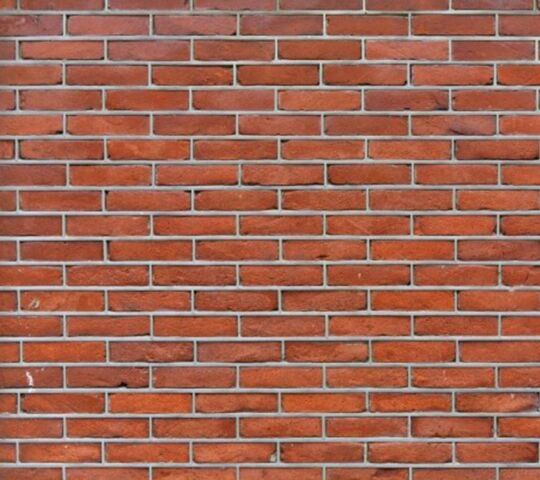
#> input picture Phase 2/Session 3/image.jpg, 540 x 480 px, found by its file name
$ python 'Subtask 1.py'
#> lines starting #> are read from the running program, lines starting #| are printed output that depends on the picture
import numpy as np
import matplotlib.pyplot as plt
import cv2

def convolve(image,kernel):
    k_l,k_w=kernel.shape
    if k_l%2 == 0 or k_w%2 == 0 :
        raise ValueError ("Kernl Dimensions must be odd")
    h_img,w_img=image.shape
    output=np.zeros((h_img,w_img))
    pad_h=k_l//2
    pad_w=k_w//2
    padded_img=np.pad(image,pad_width=((pad_h,pad_h),(pad_w,pad_w),),mode='constant',constant_values=0)
    filled_kernel=np.fliplr(np.flipud(kernel))
    for rows in range (image.shape[0]):
        for col in range (image.shape[1]):
            region=padded_img[rows:rows+k_l,col:col+k_w]
            output[rows,col]=np.sum(region*filled_kernel)
    return output

img =cv2.imread(r'C:\Users\AliAl\Desktop\my python\AUR-Training-25\Phase 2\Session 3\image.jpg', cv2.IMREAD_GRAYSCALE)
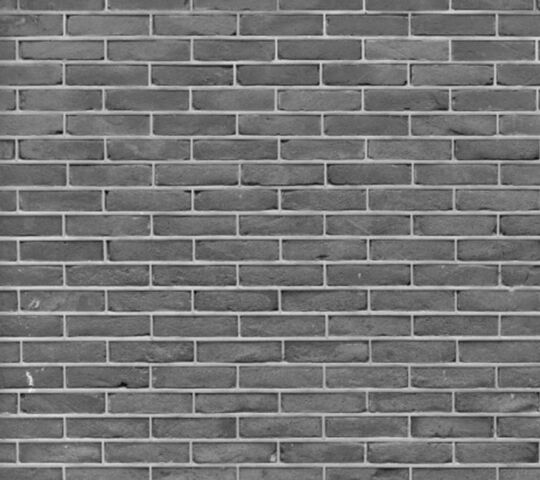
#> img: shape (480, 540); min 7, max 245, mean 117
fig, axes = plt.subplots(2, 2,figsize=(8, 8))

axes[0,0].imshow(img, cmap='gray')
axes[0,0].set_title('OriginalImage')
axes[0,0].axis('off')

axes[0,1].imshow(convolve(img, np.ones((5,5)) /25), cmap='gray')
#> in convolve, `padded_img=np.pad(image,pad_width=((pad_h,pad_h),(pad_w,pad_w),),mode=..`:
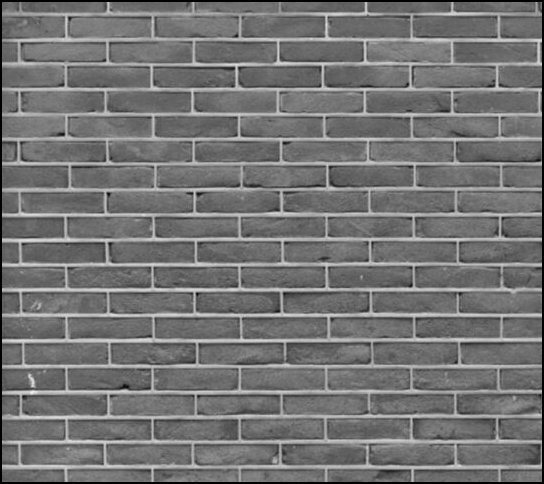
#> padded_img: shape (484, 544); min 0, max 245, mean 115.2
#> in convolve, `filled_kernel=np.fliplr(np.flipud(kernel))`: filled_kernel = [[0.04, 0.04, 0.04, 0.04, 0.04], [0.04, 0.04, 0.04, 0.04, 0.04], [0.04, 0.04, 0.04, 0.04, 0.04], [0.04, 0.04, 0.04, 0.04, 0.04], [0.04, 0.04, 0.04, 0.04, 0.04]]
#> after the loop in convolve, `for rows in range (image.shape[0]):`:
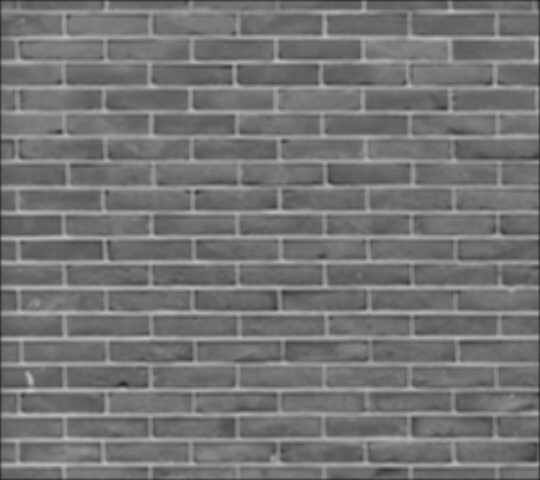
#> output: shape (480, 540) float64; min 33.04, max 201.6, mean 116.5
axes[0,1].set_title('Box Filter')
axes[0,1].axis('off')

axes[1,0].imshow(convolve(img, np.array([[-1, 0, 1],[-2, 0,2], [-1,0, 1]])),
cmap='gray')
#> in convolve (call 2), `padded_img=np.pad(image,pad_width=((pad_h,pad_h),(pad_w,pad_w),),mode=..`:
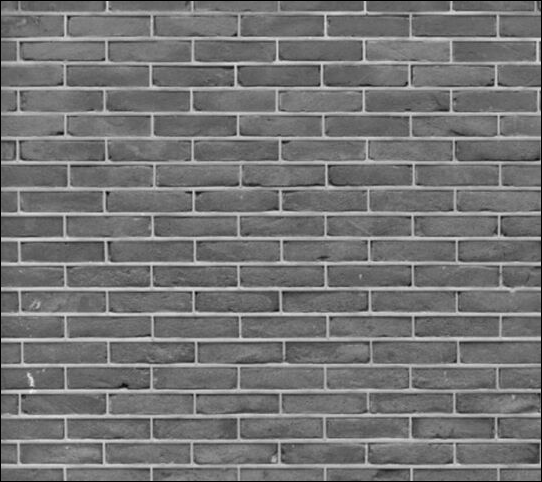
#> padded_img: shape (482, 542); min 0, max 245, mean 116.1
#> in convolve (call 2), `filled_kernel=np.fliplr(np.flipud(kernel))`: filled_kernel = [[1, 0, -1], [2, 0, -2], [1, 0, -1]]
#> after the loop in convolve (call 2), `for rows in range (image.shape[0]):`:
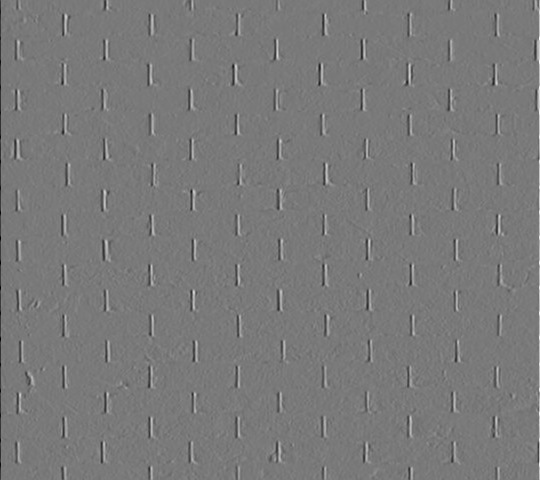
#> output: shape (480, 540) float64; min -750, max 818, mean -0.1; drawn with min black and max white
axes[1,0].set_title('HorizontalSobel Filter')
axes[1,0].axis('off')

axes[1,1].imshow(convolve(img, np.array([[-1,-2,-1],[0, 0,0], [1,2, 1]])),
cmap='gray')
#> in convolve (call 3), `filled_kernel=np.fliplr(np.flipud(kernel))`: filled_kernel = [[1, 2, 1], [0, 0, 0], [-1, -2, -1]]
#> after the loop in convolve (call 3), `for rows in range (image.shape[0]):`:
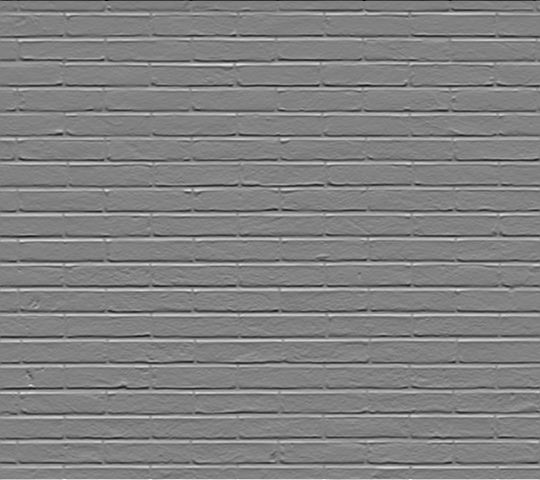
#> output: shape (480, 540) float64; min -727, max 704, mean -0.1; drawn with min black and max white
axes[1,1].set_title('VerticalSobel Filter')
axes[1,1].axis('off')
plt.show()
